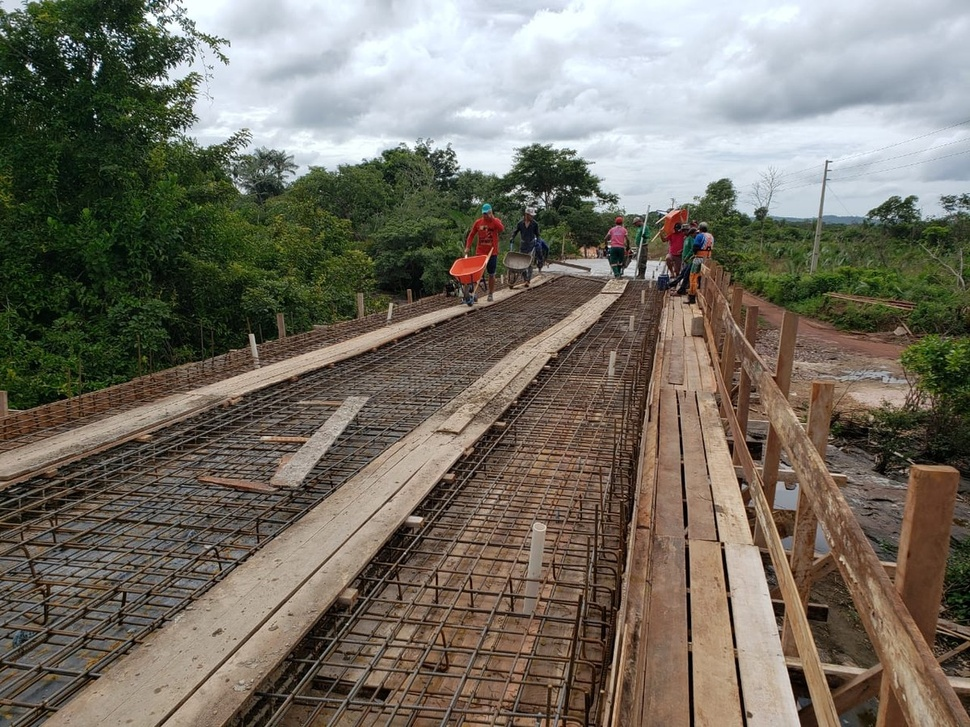
#> input picture src/entrada.jpg, 970 x 727 px, shrunk from 1200 x 900 before the run
$ python Atiuvidade12.py
#> lines starting #> are read from the running program, lines starting #| are printed output that depends on the picture
import cv2

imagem = cv2.imread("entrada.jpg")
#> imagem is the input picture: shape (727, 970, 3); mean B, G, R 100.1, 111.5, 116.9

#Redimensionando
imre = imagem[::2, ::2]
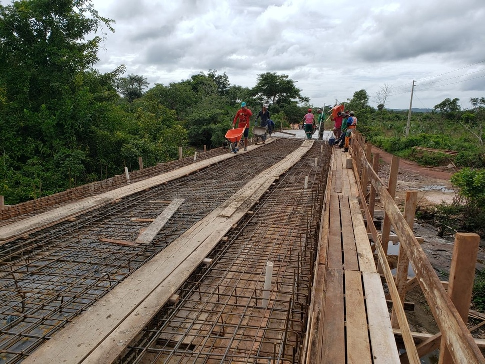
#> imre: shape (364, 485, 3); mean B, G, R 100.2, 111.5, 116.9
cv2.imshow("Original", imre)

flip_horizontal = imre[::-1,:] #Comando equivalente abaixo
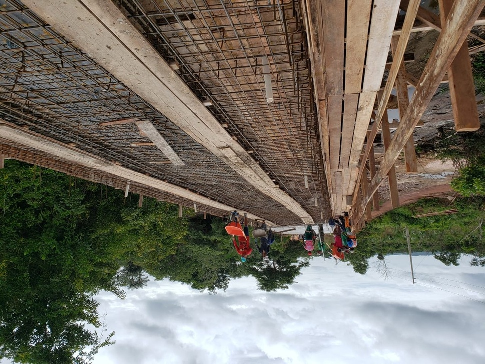
#> flip_horizontal: shape (364, 485, 3); mean B, G, R 100.2, 111.5, 116.9
#flip_horizontal = cv2.flip(img, 1)

cv2.imshow("Flip Horizontal", flip_horizontal)

flip_vertical = imre[:, ::-1]
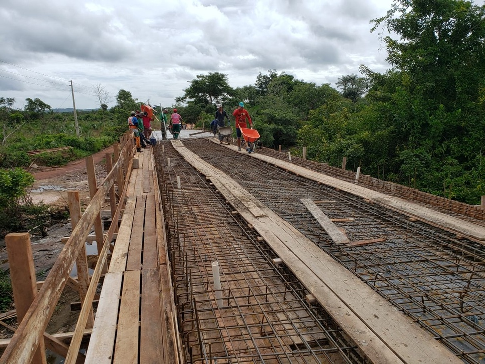
#> flip_vertical: shape (364, 485, 3); mean B, G, R 100.2, 111.5, 116.9
#flip_vertical = cv2.flip(imagem, 0)

cv2.imshow("Flip Vertical", flip_vertical)

flip_hv = flip_horizontal[:, ::-1]
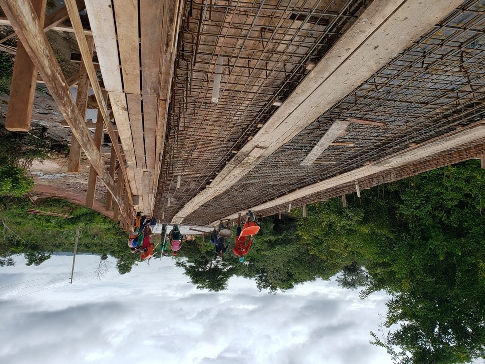
#> flip_hv: shape (364, 485, 3); mean B, G, R 100.2, 111.5, 116.9
#flip_hv = cv2.flip(flip_horizontal, 0)

cv2.imshow("Flip vertical do horizontal", flip_hv)

cv2.waitKey(0)

$ run again, with src/Cris.jpg copied over src/entrada.jpg
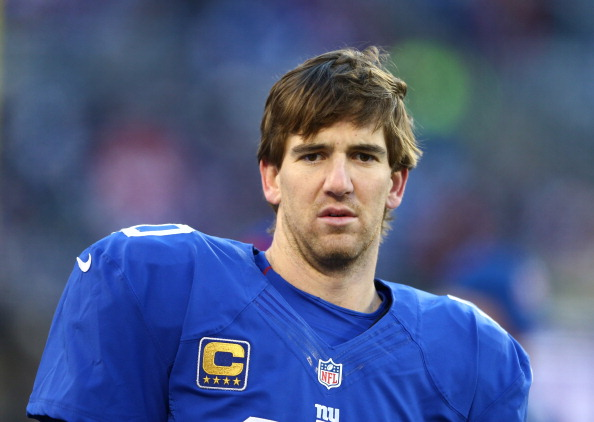
#> input picture src/Cris.jpg, 594 x 422 px
#> imagem is the input picture: shape (422, 594, 3); mean B, G, R 131.2, 89.4, 76.5
#> `flip_vertical = imre[:, ::-1]`:
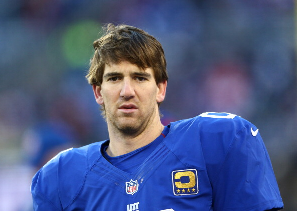
#> flip_vertical: shape (211, 297, 3); mean B, G, R 130.9, 89.4, 76.4
#> `flip_hv = flip_horizontal[:, ::-1]`:
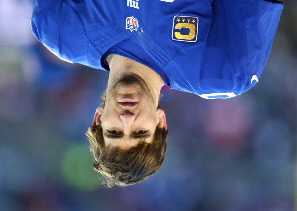
#> flip_hv: shape (211, 297, 3); mean B, G, R 130.9, 89.4, 76.4
